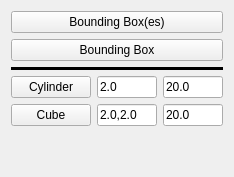
             <widget class="QWidget" name="Objects_Tab2">
              <property name="enabled">
               <bool>true</bool>
              </property>
              <property name="minimumSize">
               <size>
                <width>0</width>
                <height>0</height>
               </size>
              </property>
              <attribute name="icon">
               <iconset>
                <normaloff>Icons/WF_box.svg</normaloff>Icons/WF_box.svg</iconset>
              </attribute>
              <attribute name="title">
               <string>Objects</string>
              </attribute>
              <layout class="QGridLayout" name="gridLayout_12">
               <item row="3" column="0">
                <layout class="QGridLayout" name="gridLayout_6">
                 <item row="0" column="0">
                  <widget class="QPushButton" name="button_cylinder_create">
                   <property name="toolTip">
                    <string>First select an Axis and a Point. 
Define Diameter and Length if needed.
Then Click the button...
It will create a Cylinder aligned on the selected axis 
with one of the extremities at point selected.</string>
                   </property>
                   <property name="text">
                    <string>Cylinder</string>
                   </property>
                   <property name="icon">
                    <iconset>
                     <normaloff>../Icons/WF_cylinder.svg</normaloff>../Icons/WF_cylinder.svg</iconset>
                   </property>
                   <property name="iconSize">
                    <size>
                     <width>32</width>
                     <height>32</height>
                    </size>
                   </property>
                  </widget>
                 </item>
                 <item row="0" column="1">
                  <widget class="QLineEdit" name="diameter_cylinder">
                   <property name="sizePolicy">
                    <sizepolicy hsizetype="Minimum" vsizetype="Fixed">
                     <horstretch>0</horstretch>
                     <verstretch>0</verstretch>
                    </sizepolicy>
                   </property>
                   <property name="minimumSize">
                    <size>
                     <width>50</width>
                     <height>0</height>
                    </size>
                   </property>
                   <property name="maximumSize">
                    <size>
                     <width>60</width>
                     <height>16777215</height>
                    </size>
                   </property>
                   <property name="toolTip">
                    <string>Diameter of the Cylinder.</string>
                   </property>
                   <property name="text">
                    <string>2.0</string>
                   </property>
                  </widget>
                 </item>
                 <item row="0" column="2">
                  <widget class="QLineEdit" name="length_cylinder">
                   <property name="sizePolicy">
                    <sizepolicy hsizetype="Minimum" vsizetype="Fixed">
                     <horstretch>0</horstretch>
                     <verstretch>0</verstretch>
                    </sizepolicy>
                   </property>
                   <property name="minimumSize">
                    <size>
                     <width>50</width>
                     <height>0</height>
                    </size>
                   </property>
                   <property name="maximumSize">
                    <size>
                     <width>60</width>
                     <height>16777215</height>
                    </size>
                   </property>
                   <property name="toolTip">
                    <string>Length of the Cylinder.</string>
                   </property>
                   <property name="text">
                    <string>20.0</string>
                   </property>
                  </widget>
                 </item>
                </layout>
               </item>
               <item row="4" column="0">
                <layout class="QHBoxLayout" name="horizontalLayout_4">
                 <item>
                  <widget class="QPushButton" name="button_cube_create">
                   <property name="toolTip">
                    <string>First select an Axis and a Point. 
Define Dimensions if needed.
Then Click the button...
It will create a Cube aligned on the selected axis 
with one of the extremities at point selected.</string>
                   </property>
                   <property name="text">
                    <string>Cube</string>
                   </property>
                   <property name="icon">
                    <iconset>
                     <normaloff>../Icons/WF_cube.svg</normaloff>../Icons/WF_cube.svg</iconset>
                   </property>
                   <property name="iconSize">
                    <size>
                     <width>32</width>
                     <height>32</height>
                    </size>
                   </property>
                  </widget>
                 </item>
                 <item>
                  <widget class="QLineEdit" name="section_cube">
                   <property name="sizePolicy">
                    <sizepolicy hsizetype="Minimum" vsizetype="Fixed">
                     <horstretch>0</horstretch>
                     <verstretch>0</verstretch>
                    </sizepolicy>
                   </property>
                   <property name="minimumSize">
                    <size>
                     <width>50</width>
                     <height>0</height>
                    </size>
                   </property>
                   <property name="maximumSize">
                    <size>
                     <width>60</width>
                     <height>16777215</height>
                    </size>
                   </property>
                   <property name="toolTip">
                    <string>Section (Length, Width) of the Cube.</string>
                   </property>
                   <property name="text">
                    <string>2.0,2.0</string>
                   </property>
                  </widget>
                 </item>
                 <item>
                  <widget class="QLineEdit" name="height_cube">
                   <property name="sizePolicy">
                    <sizepolicy hsizetype="Minimum" vsizetype="Fixed">
                     <horstretch>0</horstretch>
                     <verstretch>0</verstretch>
                    </sizepolicy>
                   </property>
                   <property name="minimumSize">
                    <size>
                     <width>50</width>
                     <height>0</height>
                    </size>
                   </property>
                   <property name="maximumSize">
                    <size>
                     <width>60</width>
                     <height>16777215</height>
                    </size>
                   </property>
                   <property name="toolTip">
                    <string>Heigth of the Cube.</string>
                   </property>
                   <property name="text">
                    <string>20.0</string>
                   </property>
                  </widget>
                 </item>
                </layout>
               </item>
               <item row="0" column="0">
                <widget class="QPushButton" name="button_boundingboxes">
                 <property name="toolTip">
                  <string>Create bounding boxes around each of selected object(s).</string>
                 </property>
                 <property name="text">
                  <string>Bounding Box(es)</string>
                 </property>
                 <property name="icon">
                  <iconset>
                   <normaloff>Icons/WF_boundingBoxes.svg</normaloff>Icons/WF_boundingBoxes.svg</iconset>
                 </property>
                 <property name="iconSize">
                  <size>
                   <width>32</width>
                   <height>32</height>
                  </size>
                 </property>
                </widget>
               </item>
               <item row="5" column="0">
                <spacer name="verticalSpacer">
                 <property name="orientation">
                  <enum>Qt::Vertical</enum>
                 </property>
                 <property name="sizeHint" stdset="0">
                  <size>
                   <width>20</width>
                   <height>40</height>
                  </size>
                 </property>
                </spacer>
               </item>
               <item row="1" column="0">
                <widget class="QPushButton" name="button_boundingbox">
                 <property name="toolTip">
                  <string>Create one bounding box around all of selected object(s).</string>
                 </property>
                 <property name="text">
                  <string>Bounding Box</string>
                 </property>
                 <property name="icon">
                  <iconset>
                   <normaloff>Icons/WF_boundingBox.svg</normaloff>Icons/WF_boundingBox.svg</iconset>
                 </property>
                 <property name="iconSize">
                  <size>
                   <width>32</width>
                   <height>32</height>
                  </size>
                 </property>
                </widget>
               </item>
               <item row="2" column="0">
                <widget class="Line" name="line">
                 <property name="frameShadow">
                  <enum>QFrame::Plain</enum>
                 </property>
                 <property name="lineWidth">
                  <number>4</number>
                 </property>
                 <property name="midLineWidth">
                  <number>0</number>
                 </property>
                 <property name="orientation">
                  <enum>Qt::Horizontal</enum>
                 </property>
                </widget>
               </item>
              </layout>
             </widget>
